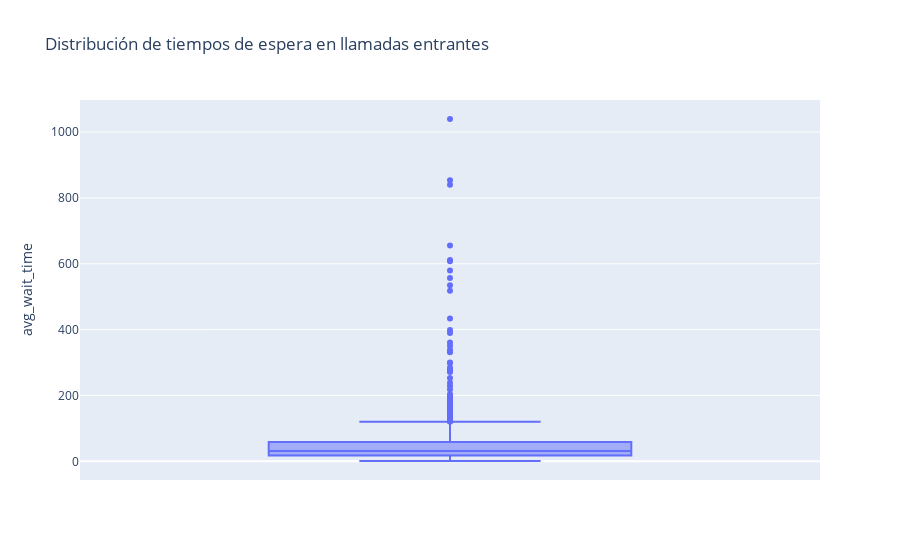

The code cell stored with this chart in its notebook:
### Code cell
# Crear gráfico de caja dinámico
fig = px.box(operator_wait_times_sorted, y="avg_wait_time", title="Distribución de tiempos de espera en llamadas entrantes")

# Mostrar gráfico interactivo
fig.show()

### Figure 1 — Plotly figure (JSON) as saved in the notebook; plotly's stock layout.template omitted (floating-point values rounded to 4 significant figures; data arrays with more than 128 entries replaced by an {"elided": "..."} marker saying what was removed)
{"data": [{"alignmentgroup": "True", "hovertemplate": "avg_wait_time=%{y}<extra></extra>", "legendgroup": "", "marker": {"color": "#636efa"}, "name": "", "notched": false, "offsetgroup": "", "orientation": "v", "showlegend": false, "type": "box", "x0": " ", "xaxis": "x", "y": {"elided": "755 float values"}, "y0": " ", "yaxis": "y"}], "layout": {"boxmode": "group", "legend": {"tracegroupgap": 0}, "title": {"text": "Distribución de tiempos de espera en llamadas entrantes"}, "xaxis": {"anchor": "y", "domain": [0, 1]}, "yaxis": {"anchor": "x", "domain": [0, 1], "title": {"text": "avg_wait_time"}}}}
